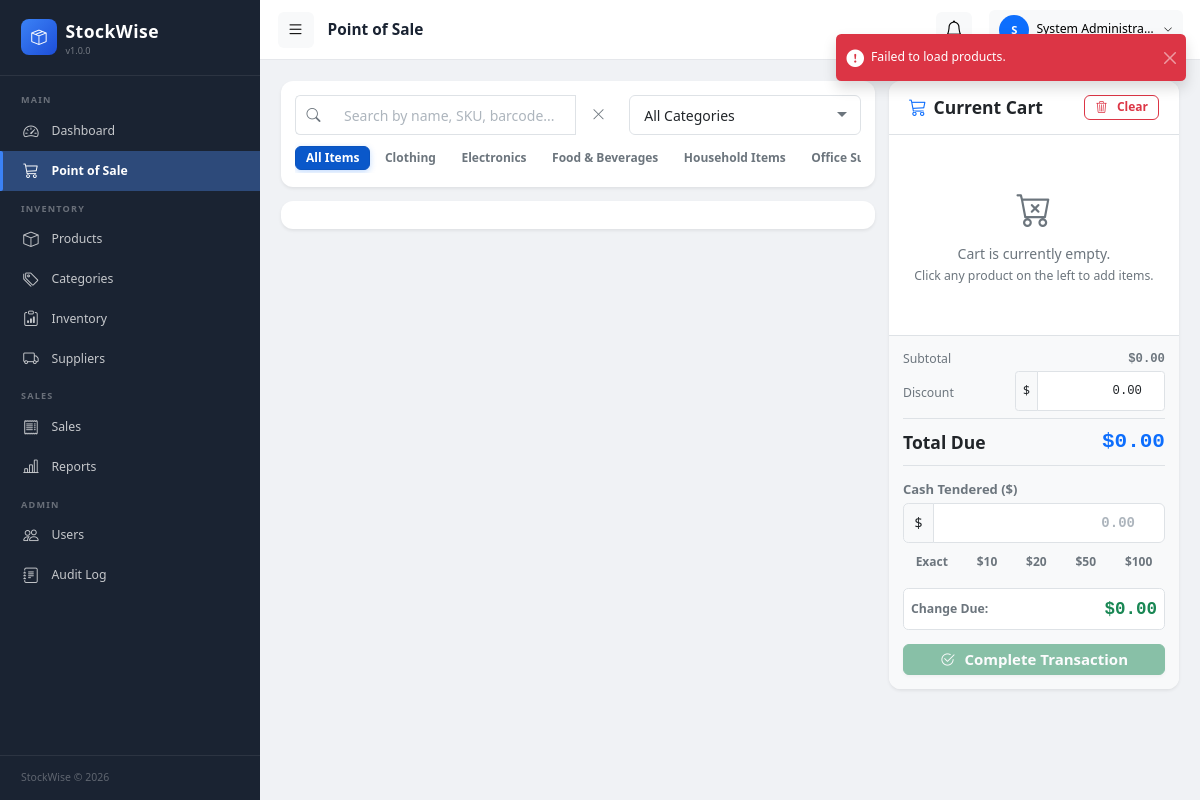
The app's page /pos.php (signed in) with its own data.
### tables this page shows
CREATE TABLE `categories` (
    `id`          INT UNSIGNED  NOT NULL AUTO_INCREMENT,
    `name`        VARCHAR(100)  NOT NULL,
    `description` TEXT,
    `created_at`  DATETIME      NOT NULL DEFAULT CURRENT_TIMESTAMP,
    `updated_at`  DATETIME      NOT NULL DEFAULT CURRENT_TIMESTAMP ON UPDATE CURRENT_TIMESTAMP,
    PRIMARY KEY (`id`),
    UNIQUE KEY `uq_categories_name` (`name`),
    KEY `idx_categories_name` (`name`)
);

### pos.php (the view, shortened to what this page needs)
<?php
require_once __DIR__ . '/includes/config.php';
$categories = $pdo->query('SELECT id, name FROM categories ORDER BY name ASC')->fetchAll();
require_once __DIR__ . '/includes/header.php';
?>
<div class="row g-3">
    <div class="col-lg-7 col-xl-8">
        <div class="card border-0 shadow-sm mb-3">
            <div class="card-body p-3">
                <div class="row g-2 align-items-center">
                    <div class="col-md-7">
                        <div class="input-group">
                            <span class="input-group-text bg-white border-end-0"><i class="bi bi-search text-muted"></i></span>
                            <input type="text" id="posSearchInput" class="form-control border-start-0" placeholder="Search by name, SKU, barcode..." autofocus>
                            <button class="btn btn-outline-secondary" type="button" id="posClearSearch"><i class="bi bi-x-lg"></i></button>
                        </div>
                    </div>
                    <div class="col-md-5">
                        <select id="posCategorySelect" class="form-select">
                            <option value="0">All Categories</option>
                        </select>
                    </div>
                </div>
                <div class="d-flex gap-1 overflow-auto mt-2 pt-1 pb-1" style="white-space: nowrap;">
                    <button class="btn btn-sm btn-primary cat-pill active" data-id="0">All Items</button>
                    <?php foreach ($categories as $c): ?>
                        <button class="btn btn-sm btn-outline-secondary cat-pill" data-id="<?= $c['id'] ?>">
                            <?= htmlspecialchars($c['name']) ?>
                        </button>
                    <?php endforeach; ?>
                </div>
            </div>
        </div>
        <div class="card border-0 shadow-sm">
            <div class="card-body p-3">
            </div>
        </div>
    </div>
    <div class="col-lg-5 col-xl-4">
        <div class="card border-0 shadow-sm sticky-top" style="top: 80px;">
            <div class="card-header bg-white py-3 border-bottom d-flex justify-content-between align-items-center">
                <h5 class="fw-bold mb-0 text-dark"><i class="bi bi-cart3 me-2 text-primary"></i>Current Cart</h5>
                <button type="button" class="btn btn-sm btn-outline-danger" id="btnClearCart">
                    <i class="bi bi-trash3 me-1"></i> Clear
                </button>
            </div>
            <div class="card-body p-2" id="cartContainer" style="max-height: 320px; min-height: 200px; overflow-y: auto;">
                <div id="cartEmptyMessage" class="text-center py-5 text-muted">
                    <i class="bi bi-cart-x fs-1 d-block mb-2 text-secondary"></i>
                    Cart is currently empty.<br><small>Click any product on the left to add items.</small>
                </div>
            </div>
            <div class="card-footer bg-light p-3 border-top">
                <div class="d-flex justify-content-between text-muted mb-1 small">
                    <span>Subtotal</span>
                    <span id="cartSubtotal" class="font-monospace fw-semibold">$0.00</span>
                </div>
                <div class="row g-2 align-items-center mb-2">
                    <div class="col-5">
                        <span class="small text-muted">Discount</span>
                    </div>
                    <div class="col-7">
                        <div class="input-group input-group-sm">
                            <span class="input-group-text">$</span>
                            <input type="number" step="0.01" min="0" id="cartDiscount" class="form-control text-end font-monospace" value="0.00">
                        </div>
                    </div>
                </div>
                <div class="d-flex justify-content-between align-items-center py-2 border-top border-bottom mb-3">
                    <span class="fs-5 fw-bold text-dark">Total Due</span>
                    <span id="cartTotal" class="fs-4 fw-bold font-monospace text-primary">$0.00</span>
                </div>
                <div class="mb-2">
                    <label class="form-label small fw-semibold text-muted mb-1">Cash Tendered ($)</label>
                    <div class="input-group">
                        <span class="input-group-text">$</span>
                        <input type="number" step="0.01" min="0" id="cartPayment" class="form-control form-control-lg text-end font-monospace fw-bold" placeholder="0.00">
                    </div>
                </div>
                <div class="d-flex gap-1 mb-3">
                    <button class="btn btn-sm btn-outline-secondary flex-fill quick-cash" data-amount="exact">Exact</button>
                    <button class="btn btn-sm btn-outline-secondary flex-fill quick-cash" data-amount="10">$10</button>
                    <button class="btn btn-sm btn-outline-secondary flex-fill quick-cash" data-amount="20">$20</button>
                    <button class="btn btn-sm btn-outline-secondary flex-fill quick-cash" data-amount="50">$50</button>
                    <button class="btn btn-sm btn-outline-secondary flex-fill quick-cash" data-amount="100">$100</button>
                </div>
                <div class="d-flex justify-content-between align-items-center bg-white p-2 rounded border mb-3">
                    <span class="fw-semibold text-muted small">Change Due:</span>
                    <span id="cartChange" class="fs-5 fw-bold font-monospace text-success">$0.00</span>
                </div>
                <button type="button" id="btnCheckout" class="btn btn-success btn-lg w-100 fw-bold py-2 shadow-sm" disabled>
                    <i class="bi bi-check2-circle me-1"></i> Complete Transaction
                </button>
            </div>
        </div>
    </div>
</div>
<?php require_once __DIR__ . '/includes/footer.php'; ?>

### assets/css/style.css (style rules this page uses)
:root { --sw-primary: #0d6efd; --sw-primary-light: #3d8bfd; --sw-primary-dark: #0a58ca; --sidebar-bg: #1a2332; --sidebar-width: 260px; --sidebar-text: #c8d3e3; --sidebar-heading: #ffffff; --sidebar-muted: #6b7f99; --sidebar-hover-bg: rgba(255,255,255,0.08); --sidebar-active-bg: #0d6efd; --sidebar-border: rgba(255,255,255,0.08); --topbar-height: 60px; --content-bg: #f8f9fa; --card-bg: #ffffff; --color-blue: #0d6efd; --color-green: #198754; --color-orange: #fd7e14; --color-red: #dc3545; --color-purple: #6f42c1; --color-yellow: #ffc107; --color-cyan: #0dcaf0; --font-family-base: 'Segoe UI', system-ui, -apple-system, sans-serif; --font-size-base: 14px; --font-size-sm: 12px; --font-size-xs: 11px; --font-size-lg: 16px; --radius-sm: 6px; --radius-md: 10px; --radius-lg: 14px; --radius-xl: 20px; --radius-pill: 50rem; --shadow-sm: 0 1px 4px rgba(0,0,0,.06), 0 1px 2px rgba(0,0,0,.04); --shadow-md: 0 4px 16px rgba(0,0,0,.08), 0 1px 4px rgba(0,0,0,.04); --shadow-lg: 0 8px 32px rgba(0,0,0,.12), 0 2px 8px rgba(0,0,0,.06); --transition-fast: 150ms ease; --transition-base: 250ms ease; --transition-slow: 350ms ease; }
*, *::before, *::after { box-sizing: border-box; margin: 0; padding: 0; }
html { font-size: var(--font-size-base); scroll-behavior: smooth; }
body { font-family: var(--font-family-base); font-size: var(--font-size-base); color: #212529; background-color: var(--content-bg); line-height: 1.5; -webkit-font-smoothing: antialiased; }
.card { background: var(--card-bg); border-radius: 12px; border: 1px solid rgba(0,0,0,0.05); box-shadow: var(--shadow-sm); overflow: hidden; }
.card-header { padding: 16px 20px; border-bottom: 1px solid #f0f0f0; display: flex; align-items: center; justify-content: space-between; gap: 12px; background: #fff; }
.card-body { padding: 20px; }
.card-footer { padding: 14px 20px; border-top: 1px solid #f0f0f0; background: #fafafa; }
.form-label { display: block; font-size: 13px; font-weight: 600; color: #374151; margin-bottom: 6px; }
.form-control, .form-select { display: block; width: 100%; height: 40px; padding: 0 14px; font-size: 14px; font-family: inherit; color: #212529; background: #fff; border: 1.5px solid #dee2e6; border-radius: var(--radius-sm); outline: none; transition: all var(--transition-fast); -webkit-appearance: none; appearance: none; }
.form-control::placeholder { color: #adb5bd; }
.form-select { background-repeat: no-repeat; background-position: right 12px center; padding-right: 36px; cursor: pointer; }
.btn { display: inline-flex; align-items: center; justify-content: center; gap: 6px; padding: 8px 16px; font-size: 13.5px; font-weight: 600; font-family: inherit; border: 1.5px solid transparent; border-radius: var(--radius-sm); cursor: pointer; line-height: 1; transition: all var(--transition-fast); text-decoration: none; white-space: nowrap; user-select: none; }
.btn-sm { padding: 5px 10px; font-size: 12px; }
.btn-lg { padding: 11px 22px; font-size: 15px; }
.btn-primary { background: var(--sw-primary); border-color: var(--sw-primary); color: #fff; box-shadow: 0 2px 6px rgba(13,110,253,0.25); }
.btn-success { background: var(--color-green); border-color: var(--color-green); color: #fff; box-shadow: 0 2px 6px rgba(25,135,84,0.25); }
.btn-outline-danger { background: transparent; border-color: var(--color-red); color: var(--color-red); }
.btn:disabled, .btn[disabled] { opacity: 0.5; cursor: not-allowed; pointer-events: none; }
.text-primary { color: var(--sw-primary) !important; }
.text-success { color: var(--color-green) !important; }
.text-muted { color: #6c757d !important; }
.text-dark { color: #212529 !important; }
.fw-semibold { font-weight: 600; }
.fw-bold { font-weight: 700; }

### includes/header.php (style rules this page uses)
:root { --sidebar-width: 260px; --sidebar-bg: #1a2332; --sidebar-hover: #243447; --sidebar-active:#2d4a7a; --topbar-height: 60px; }
body { background: #f0f2f5; font-family: 'Segoe UI', system-ui, -apple-system, sans-serif; }

### records on screen
categories: name "Clothing"
categories: name "Electronics"
categories: name "Food & Beverages"
categories: name "Household Items"
categories: name "Office…"

### other values on screen
APP_NAME "StockWise"
APP_VERSION "1.0.0"
$pageTitle "Point of Sale"
substr($currentUser['full_name'] ?? $currentUser['username'], 0, 1) "S"
$currentUser['full_name'] "System Administra…"
